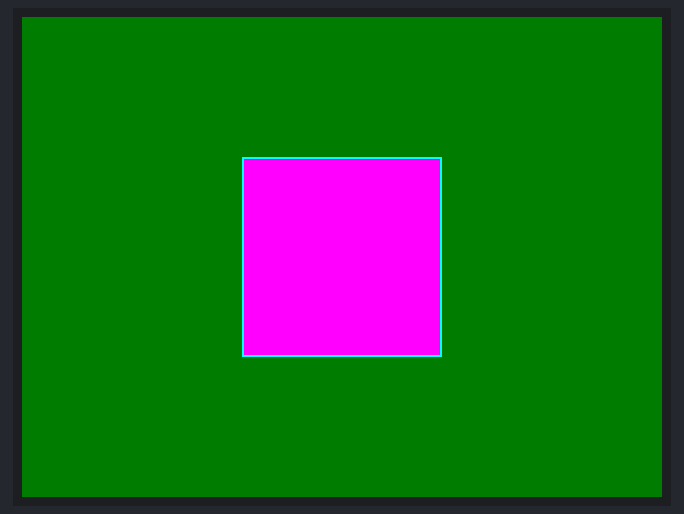
A sketch run on a simulated ESP32. Shown: 320×240 colour display.

Above: at 0.3 s.

The sketch:

05_dibujarRectangulo.ino
```cpp
#include"TFT_eSPI.h"
TFT_eSPI tft;

void setup() {
    tft.begin();
    tft.setRotation(3);

    tft.fillScreen(TFT_DARKGREEN); //Fondo verde oscuro
    tft.drawRect(110,70,100,100,TFT_CYAN); //El contorno de un rectángulo cyan de 100x100 iniciando de (110, 70)
    tft.fillRect(111,71,98,98,TFT_MAGENTA); //El relleno del rectángulo magenta, si está en las mismas coordenadas y con el mismo ancho y alto, tapa el contorno
}
void loop() {}
```
